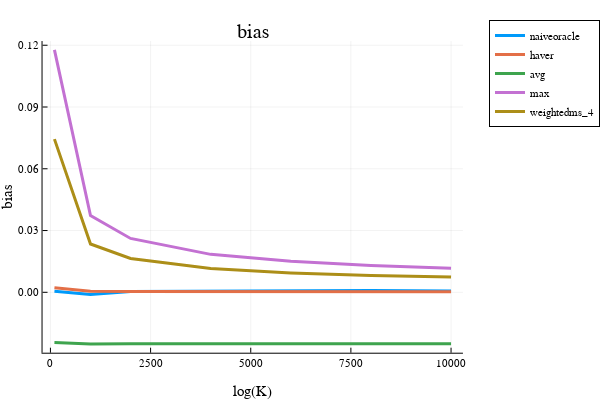

Here is the notebook cell this chart was saved with:
### Code cell
x = opt.N_ary
i = 1; plot(x, bias[:,i], label=estimator_names[i], linewidth=3)
i = 2; plot!(x, bias[:,i], label=estimator_names[i], linewidth=3)
i = 3; plot!(x, bias[:,i], label=estimator_names[i], linewidth=3)
i = 4; plot!(x, bias[:,i], label=estimator_names[i], linewidth=3)
i = 5; plot!(x, bias[:,i], label=estimator_names[i], linewidth=3)
# i = 6; plot!(x, bias[:,i], label=estimator_names[i], linewidth=3)
plot!(xlabel="log(K)", ylabel="bias", legend=:outertopright)  
title!("bias")

### Figure 1 — Plotly figure (JSON) as saved in the notebook; plotly's stock layout.template omitted (floating-point values rounded to 4 significant figures)
{"data": [{"colorbar": {"title": {"text": ""}}, "legendgroup": "naiveoracle", "line": {"color": "rgba(0, 154, 250, 1.000)", "dash": "solid", "shape": "linear", "width": 3}, "mode": "lines", "name": "naiveoracle", "showlegend": true, "type": "scatter", "x": [100, 1000, 2000, 4000, 6000, 8000, 10000], "xaxis": "x", "y": [0.0004929, -0.001059, 0.0004075, 0.0005265, 0.0005471, 0.0008722, 0.0005776], "yaxis": "y", "zmax": null, "zmin": null}, {"colorbar": {"title": {"text": ""}}, "legendgroup": "haver", "line": {"color": "rgba(227, 111, 71, 1.000)", "dash": "solid", "shape": "linear", "width": 3}, "mode": "lines", "name": "haver", "showlegend": true, "type": "scatter", "x": [100, 1000, 2000, 4000, 6000, 8000, 10000], "xaxis": "x", "y": [0.002222, 0.0004645, 0.0003781, 0.0002671, 0.0001977, 0.0002256, 0.0002363], "yaxis": "y", "zmax": null, "zmin": null}, {"colorbar": {"title": {"text": ""}}, "legendgroup": "avg", "line": {"color": "rgba(62, 164, 78, 1.000)", "dash": "solid", "shape": "linear", "width": 3}, "mode": "lines", "name": "avg", "showlegend": true, "type": "scatter", "x": [100, 1000, 2000, 4000, 6000, 8000, 10000], "xaxis": "x", "y": [-0.02435, -0.02505, -0.02496, -0.02498, -0.025, -0.02495, -0.02495], "yaxis": "y", "zmax": null, "zmin": null}, {"colorbar": {"title": {"text": ""}}, "legendgroup": "max", "line": {"color": "rgba(195, 113, 210, 1.000)", "dash": "solid", "shape": "linear", "width": 3}, "mode": "lines", "name": "max", "showlegend": true, "type": "scatter", "x": [100, 1000, 2000, 4000, 6000, 8000, 10000], "xaxis": "x", "y": [0.1178, 0.03728, 0.02617, 0.01843, 0.01505, 0.01298, 0.01171], "yaxis": "y", "zmax": null, "zmin": null}, {"colorbar": {"title": {"text": ""}}, "legendgroup": "weightedms_4", "line": {"color": "rgba(172, 142, 24, 1.000)", "dash": "solid", "shape": "linear", "width": 3}, "mode": "lines", "name": "weightedms_4", "showlegend": true, "type": "scatter", "x": [100, 1000, 2000, 4000, 6000, 8000, 10000], "xaxis": "x", "y": [0.0744, 0.02346, 0.01644, 0.01156, 0.009417, 0.008104, 0.007411], "yaxis": "y", "zmax": null, "zmin": null}], "layout": {"annotations": [{"font": {"color": "rgba(0, 0, 0, 1)", "family": "sans-serif", "size": 20}, "rotation": 0, "showarrow": false, "text": "bias", "x": 0.5424, "xanchor": "center", "xref": "paper", "y": 1, "yanchor": "top", "yref": "paper"}], "height": 400, "legend": {"bgcolor": "rgba(255, 255, 255, 1.000)", "bordercolor": "rgba(0, 0, 0, 1)", "borderwidth": 1, "font": {"color": "rgba(0, 0, 0, 1)", "family": "sans-serif", "size": 11}, "title": {"font": {"color": "rgba(0, 0, 0, 1)", "family": "sans-serif", "size": 15}, "text": ""}, "tracegroupgap": 0, "traceorder": "normal", "x": 1.05, "xanchor": "upper", "y": 1, "yanchor": "right"}, "margin": {"b": 20, "l": 0, "r": 0, "t": 20}, "paper_bgcolor": "rgba(255, 255, 255, 1.000)", "plot_bgcolor": "rgba(255, 255, 255, 1.000)", "showlegend": true, "width": 600, "xaxis": {"anchor": "y", "domain": [0.09128, 0.9934], "gridcolor": "rgba(0, 0, 0, 0.1)", "gridwidth": 0.5, "linecolor": "rgba(0, 0, 0, 1)", "mirror": false, "range": [-197, 10297], "showgrid": true, "showline": true, "showticklabels": true, "tickangle": 0, "tickcolor": "rgb(0, 0, 0)", "tickfont": {"color": "rgba(0, 0, 0, 1)", "family": "sans-serif", "size": 11}, "tickmode": "array", "ticks": "inside", "ticktext": ["0", "2500", "5000", "7500", "10000"], "tickvals": [0, 2500, 5000, 7500, 10000], "title": {"font": {"color": "rgba(0, 0, 0, 1)", "family": "sans-serif", "size": 15}, "text": "log(K)"}, "type": "linear", "visible": true, "zeroline": false, "zerolinecolor": "rgba(0, 0, 0, 1)"}, "yaxis": {"anchor": "x", "domain": [0.07581, 0.9415], "gridcolor": "rgba(0, 0, 0, 0.1)", "gridwidth": 0.5, "linecolor": "rgba(0, 0, 0, 1)", "mirror": false, "range": [-0.02934, 0.122], "showgrid": true, "showline": true, "showticklabels": true, "tickangle": 0, "tickcolor": "rgb(0, 0, 0)", "tickfont": {"color": "rgba(0, 0, 0, 1)", "family": "sans-serif", "size": 11}, "tickmode": "array", "ticks": "inside", "ticktext": ["0.00", "0.03", "0.06", "0.09", "0.12"], "tickvals": [0, 0.03, 0.06, 0.09, 0.12], "title": {"font": {"color": "rgba(0, 0, 0, 1)", "family": "sans-serif", "size": 15}, "text": "bias"}, "type": "linear", "visible": true, "zeroline": false, "zerolinecolor": "rgba(0, 0, 0, 1)"}}}
